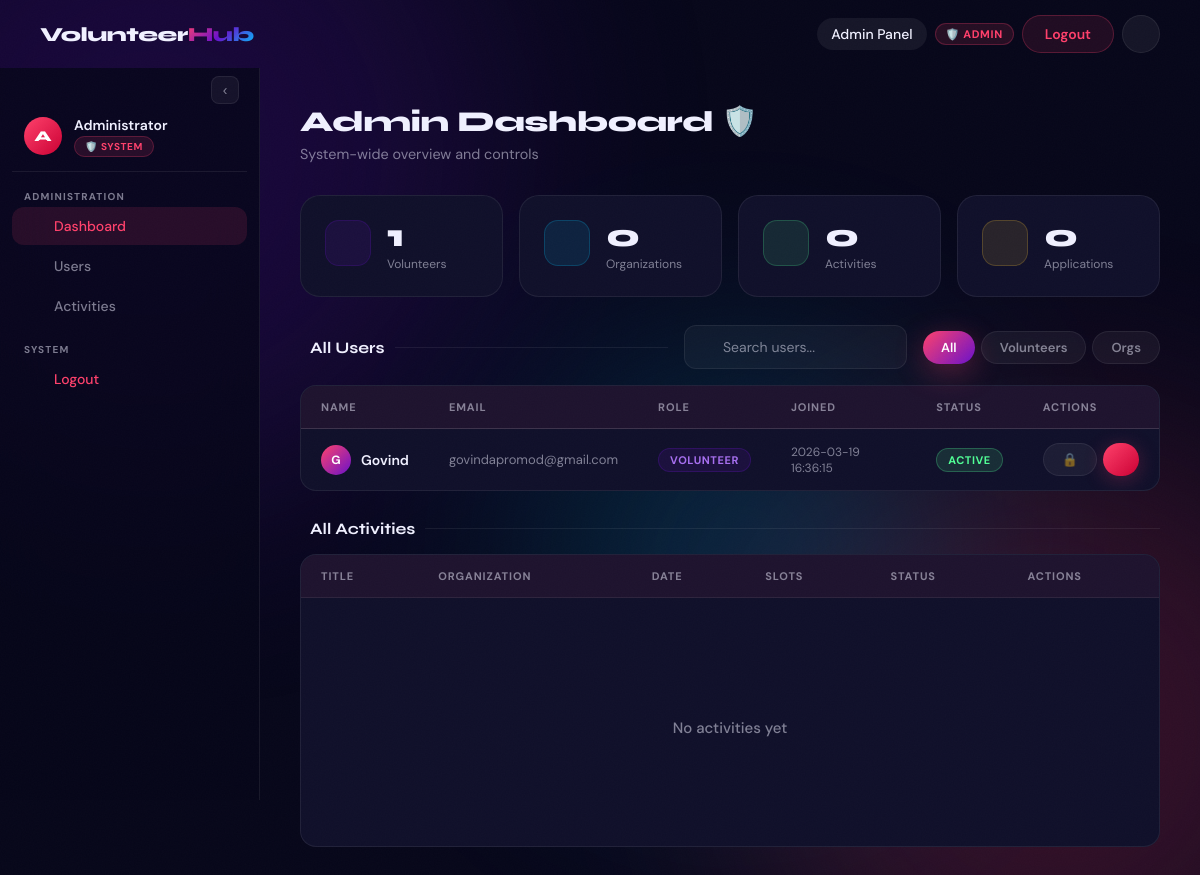
Screenshot of /admin/dashboard (signed in) with the database file from the repository.
### tables this page shows
CREATE TABLE users (
    id         INTEGER PRIMARY KEY AUTOINCREMENT,
    name       TEXT NOT NULL,
    email      TEXT UNIQUE NOT NULL,
    password   TEXT NOT NULL,
    role       TEXT NOT NULL CHECK(role IN ('volunteer','organization','admin')),
    is_active  INTEGER NOT NULL DEFAULT 1,
    created_at TIMESTAMP DEFAULT CURRENT_TIMESTAMP
);

### admin/routes.py (the view)
@admin_bp.route('/dashboard')
@admin_required
def dashboard():
    db = get_db()
    users = db.execute(
        "SELECT * FROM users WHERE role != 'admin' ORDER BY created_at DESC"
    ).fetchall()
    activities = db.execute('''
        SELECT act.*,
          (SELECT COUNT(*) FROM assignments WHERE activity_id=act.id) as assigned_count,
          (SELECT SUM(total) FROM activity_roles WHERE activity_id=act.id) as total_slots,
          u.name as org_name
        FROM activities act
        JOIN organizations org ON act.org_id = org.id
        JOIN users u ON org.user_id = u.id
        ORDER BY act.created_at DESC
    ''').fetchall()
    stats = {
        'total_volunteers':    db.execute("SELECT COUNT(*) FROM users WHERE role='volunteer'").fetchone()[0],
        'total_organizations': db.execute("SELECT COUNT(*) FROM users WHERE role='organization'").fetchone()[0],
        'total_activities':    db.execute('SELECT COUNT(*) FROM activities').fetchone()[0],
        'total_applications':  db.execute('SELECT COUNT(*) FROM applications').fetchone()[0],
    }
    return render_template('admin/dashboard.html', users=users, activities=activities, stats=stats)

### admin/routes.py (called while the page is built)
def admin_required(f):
    from functools import wraps
    @wraps(f)
    def decorated(*args, **kwargs):
        if not session.get('is_admin'):
            return redirect(url_for('admin.login'))
        return f(*args, **kwargs)
    return decorated

### db.py (called while the page is built)
def get_db():
    if 'db' not in g:
        g.db = sqlite3.connect(
            current_app.config['DATABASE'],
            detect_types=sqlite3.PARSE_DECLTYPES
        )
        g.db.row_factory = sqlite3.Row
    return g.db

### templates/admin/dashboard.html (shortened to what this page needs)
{% extends 'base.html' %}
{% block content %}
<div class="app-layout">
  <aside class="sidebar" id="sidebar">
    <div class="sidebar-toggle-btn"><button id="sidebarToggle"><span>‹</span></button></div>
    <div class="sidebar-user">
      <div class="sidebar-avatar" style="background:linear-gradient(135deg,#ff416c,#cc0033);">A</div>
      <div class="nav-label"><div class="sidebar-user-name">Administrator</div><span class="role-badge" style="background:rgba(255,65,108,0.12);color:var(--pink);border-color:rgba(255,65,108,0.25);font-size:10px;">🛡️ System</span></div>
    </div>
    <div class="sidebar-section-label">Administration</div>
    <a href="{{ url_for('admin.dashboard') }}" class="sidebar-item active"><span class="sidebar-icon"></span><span class="nav-label">Dashboard</span></a>
    <a href="#users-section"      class="sidebar-item"><span class="sidebar-icon"></span><span class="nav-label">Users</span></a>
    <a href="#activities-section" class="sidebar-item"><span class="sidebar-icon"></span><span class="nav-label">Activities</span></a>
    <div class="sidebar-section-label">System</div>
    <a href="{{ url_for('admin.logout') }}" class="sidebar-item" style="color:var(--pink);"><span class="sidebar-icon"></span><span class="nav-label">Logout</span></a>
  </aside>
  <div class="main-content">
    <div class="page-header"><div class="page-title">Admin Dashboard 🛡️</div><div class="page-subtitle">System-wide overview and controls</div></div>
    <div class="stats-grid">
      <div class="stat-card reveal"><div class="stat-icon si-purple"></div><div><div class="stat-value">{{ stats.total_volunteers|default(0) }}</div><div class="stat-label">Volunteers</div></div></div>
      <div class="stat-card reveal"><div class="stat-icon si-cyan"></div><div><div class="stat-value">{{ stats.total_organizations|default(0) }}</div><div class="stat-label">Organizations</div></div></div>
      <div class="stat-card reveal"><div class="stat-icon si-green"></div><div><div class="stat-value">{{ stats.total_activities|default(0) }}</div><div class="stat-label">Activities</div></div></div>
      <div class="stat-card reveal"><div class="stat-icon si-yellow"></div><div><div class="stat-value">{{ stats.total_applications|default(0) }}</div><div class="stat-label">Applications</div></div></div>
    </div>
    <div id="users-section">
      <div class="flex-between flex-wrap mb-md gap-md">
        <div class="section-title" style="flex:1;margin-bottom:0;"> All Users</div>
        <div class="search-wrap"><input type="text" class="form-control" id="tableSearch" placeholder="Search users..." style="padding-left:38px;min-width:200px;"></div>
        <div style="display:flex;gap:6px;">
          <button class="btn btn-primary btn-sm filter-role" data-role="all">All</button>
          <button class="btn btn-ghost btn-sm filter-role" data-role="volunteer">Volunteers</button>
          <button class="btn btn-ghost btn-sm filter-role" data-role="organization">Orgs</button>
        </div>
      </div>
      <div class="table-wrapper mb-lg">
        <table data-searchable><thead><tr><th>Name</th><th>Email</th><th>Role</th><th>Joined</th><th>Status</th><th>Actions</th></tr></thead>
        <tbody>
          {% for user in users %}
          <tr data-role="{{ user['role'] }}">
            <td><div style="display:flex;align-items:center;gap:10px;"><div style="width:30px;height:30px;border-radius:50%;background:linear-gradient(135deg,var(--pink),var(--purple));display:flex;align-items:center;justify-content:center;font-weight:700;font-size:12px;color:#fff;">{{ user['name'][0]|upper }}</div><span style="font-weight:600;">{{ user['name'] }}</span></div></td>
            <td class="text-muted">{{ user['email'] }}</td>
            <td><span class="badge {{ 'badge-purple' if user['role']=='volunteer' else 'badge-cyan' }}">{{ user['role']|capitalize }}</span></td>
            <td class="text-muted" style="font-size:12px;">{{ user['created_at'] if user['created_at'] else '—' }}</td>
            <td><span class="badge {{ 'badge-green' if user['is_active'] else 'badge-pink' }}">{{ 'Active' if user['is_active'] else 'Suspended' }}</span></td>
            <td><div style="display:flex;gap:6px;">
              <a href="{{ url_for('admin.toggle_user',user_id=user['id']) }}" class="btn btn-ghost btn-sm">{{ '🔒' if user['is_active'] else '🔓' }}</a>
              <button class="btn btn-danger btn-sm" data-modal-open="delUser{{ user['id'] }}"></button>
            </div></td>
          </tr>
          {% else %}
          <tr><td colspan="6" style="padding:48px;"><div class="empty-state"><div class="empty-icon"><i class="ri-group-line"></i></div><div class="empty-text">No users yet</div></div></td></tr>
          {% endfor %}
        </tbody></table>
      </div>
    </div>
    <div id="activities-section">
      <div class="section-title mb-md"> All Activities</div>
      <div class="table-wrapper">
        <table><thead><tr><th>Title</th><th>Organization</th><th>Date</th><th>Slots</th><th>Status</th><th>Actions</th></tr></thead>
        <tbody>
          {% for act in activities %}
          <tr>
            <td style="font-weight:600;">{{ act['title'][:35] }}{% if act['title']|length>35 %}…{% endif %}</td>
            <td class="text-muted">{{ act['org_name'] }}</td>
            <td class="text-muted" style="font-size:12px;">{{ act['date'] if act['date'] else '—' }}</td>
            <td><span class="text-green bold">{{ act['assigned_count']|default(0) }}</span><span class="text-muted">/{{ act['total_slots']|default('?') }}</span></td>
            <td><span class="badge {{ 'badge-green' if act['status']=='open' else 'badge-yellow' if act['status']=='draft' else 'badge-pink' }}">{{ act['status']|capitalize }}</span></td>
            <td><button class="btn btn-danger btn-sm" data-modal-open="delAct{{ act['id'] }}"><i class="ri-delete-bin-line"></i> Delete</button></td>
          </tr>
          <div class="modal-overlay" id="delAct{{ act['id'] }}">
            <div class="modal"><button class="modal-close" data-modal-close><i class="ri-close-line"></i></button>
              <div class="modal-title"><i class="ri-alert-line" style="color:var(--pink);"></i> Delete Activity?</div>
              <div class="modal-body">Delete <strong>{{ act['title'] }}</strong>? All applications will also be removed.</div>
              <div class="modal-actions"><button class="btn btn-ghost" data-modal-close>Cancel</button><a href="{{ url_for('admin.delete_activity',activity_id=act['id']) }}" class="btn btn-danger"><i class="ri-delete-bin-line"></i> Delete</a></div>
            </div>
          </div>
          {% else %}
          <tr><td colspan="6" style="padding:48px;"><div class="empty-state"><div class="empty-icon"></div><div class="empty-text">No activities yet</div></div></td></tr>
          {% endfor %}
        </tbody></table>
      </div>
    </div>
  </div>
</div>
{% endblock %}

### templates/base.html (shortened to what this page needs)
<!DOCTYPE html>
<html lang="en">
<head>
  <link href="https://cdn.jsdelivr.net/npm/remixicon@3.5.0/fonts/remixicon.css" rel="stylesheet">
  <link rel="stylesheet" href="{{ url_for('static', filename='css/styles.css') }}">
</head>
<body>
  <canvas id="cursor-canvas" style="position:fixed;inset:0;pointer-events:none;z-index:998;"></canvas>
  <div class="blobs"><div class="blob blob-1"></div><div class="blob blob-2"></div><div class="blob blob-3"></div></div>
  {% include 'partials/navbar.html' %}
  <main style="flex:1; position:relative; z-index:2;">
    {% block content %}{% endblock %}
  </main>
</body>
</html>

### templates/partials/navbar.html (shortened to what this page needs)
<nav class="navbar" id="navbar">
  <div class="nav-container">
    <a href="{{ url_for('index') }}" class="brand">Volunteer<span>Hub</span></a>
    <div class="nav-links">
      {% if session.get('user_role') == 'volunteer' %}
      <a href="{{ url_for('volunteer.dashboard') }}"
        class="nav-link-item {% if request.endpoint=='volunteer.dashboard'  %}active{% endif %}"><i
          class="ri-home-line"></i> Dashboard</a>
      <a href="{{ url_for('volunteer.activities') }}"
        class="nav-link-item {% if request.endpoint=='volunteer.activities' %}active{% endif %}"><i
          class="ri-calendar-line"></i> Activities</a>
      <a href="{{ url_for('volunteer.profile') }}"
        class="nav-link-item {% if request.endpoint=='volunteer.profile'    %}active{% endif %}"><i
          class="ri-user-line"></i> Profile</a>
      {% elif session.get('is_admin') %}
      <a href="{{ url_for('admin.dashboard') }}" class="nav-link-item active">Admin Panel</a>
      {% else %}
      <a href="#problem" class="nav-link-item">Problems</a>
      <a href="#solution" class="nav-link-item">Solution</a>
      <a href="#how" class="nav-link-item">How It Works</a>
      {% endif %}
      {% if session.get('user_id') or session.get('is_admin') %}
      <span class="role-badge">
        {% if session.get('is_admin') %}🛡️ Admin
        {% elif session.get('user_role') == 'volunteer' %}🙋 Volunteer
        {% else %}🏢 Org{% endif %}
      </span>
      <a href="{{ url_for('admin.logout') if session.get('is_admin') else url_for('auth.logout') }}" class="nav-signin">
         Logout
      </a>
      {% else %}
      <a href="{{ url_for('auth.login') }}" class="nav-signin">Sign In</a>
      {% endif %}
      <button class="theme-toggle" id="themeToggle" aria-label="Toggle theme">
      </button>
    </div>
  </div>
</nav>

### rows the page displays
users: name "G", name "Govind", email "govindapromod@gmail.com", role "VOLUNTEER", created_at "2026-03-19 16:36:15", is_active "ACTIVE", is_active "🔒"

### other values shown
{{ stats.total_volunteers|default(0) }} "1"
{{ stats.total_organizations|default(0) }} "0"
{{ stats.total_activities|default(0) }} "0"
{{ stats.total_applications|default(0) }} "0"
